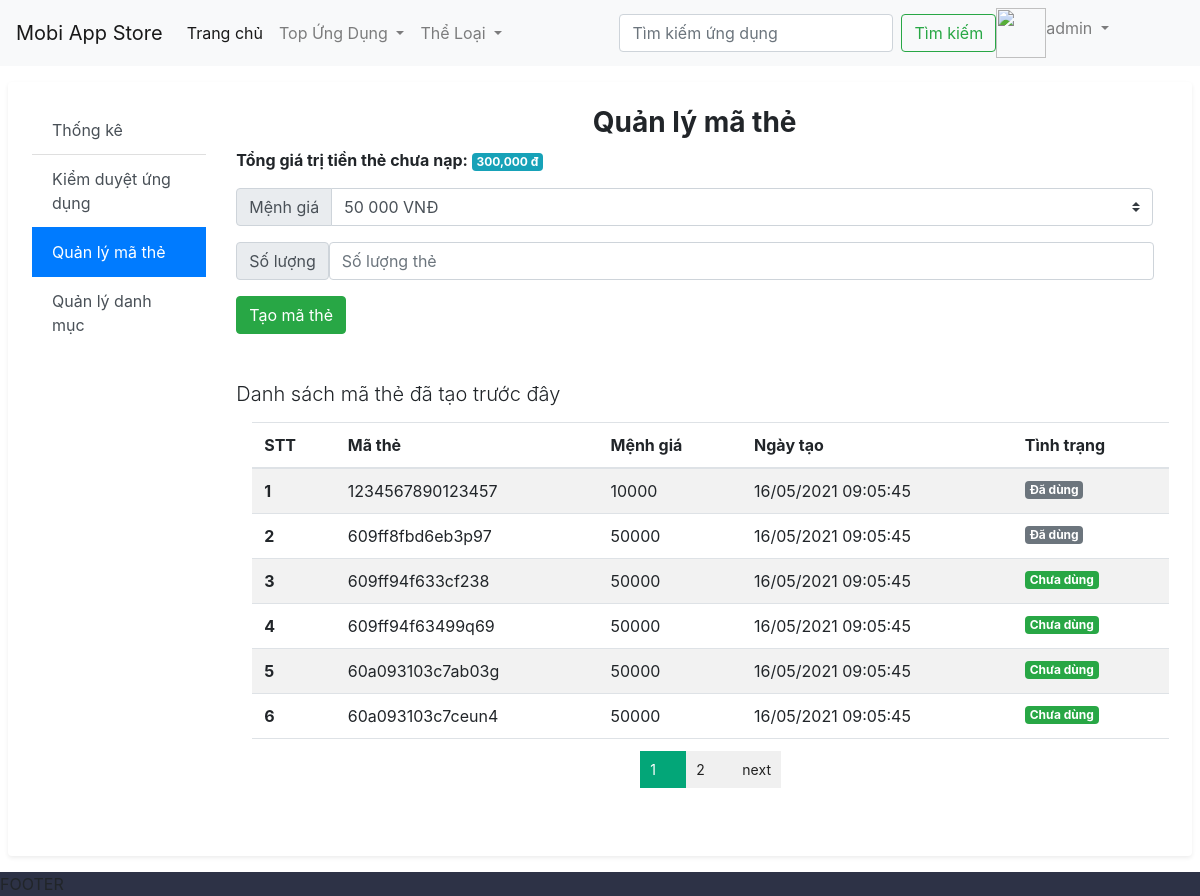
Screenshot of /admin/money-card.php (signed in) with the database file from the repository.
### tables this page shows
CREATE TABLE `cards` (
  `id` int(11) NOT NULL,
  `seri_number` varchar(16) NOT NULL,
  `denomination` mediumint(9) NOT NULL COMMENT 'Mệnh giá: 50k -> 500k',
  `used` tinyint(1) NOT NULL DEFAULT '0',
  `created_time` datetime NOT NULL DEFAULT CURRENT_TIMESTAMP
);

### admin/money-card.php (the view, shortened to what this page needs)
<?php
$pdo = Common::getPdo();
$sql = 'SELECT sum(denomination) as sum  FROM cards WHERE used = 0';
$sth = $pdo->prepare($sql, array(PDO::ATTR_CURSOR => PDO::CURSOR_FWDONLY));
$sth->execute();
$red = $sth->fetchAll();
$remainDenomination = $red[0]['sum'];
if (preg_match('/\?/', $_SERVER['REQUEST_URI'])) {
    if (preg_match('/\?page=/', $_SERVER['REQUEST_URI']))
        $pre_href = '?';
    else if (preg_match('/page=/', $_SERVER['REQUEST_URI']))
        $pre_href = substr($_SERVER['REQUEST_URI'], 0, strpos($_SERVER['REQUEST_URI'], '&page')) . '&';
    else
        $pre_href = $_SERVER['REQUEST_URI'] . '&';
} else
    $pre_href = '?';
$record_per_page = 6;
$numview = 5;
$page = isset($_GET['page']) ? $_GET['page'] : 1;
$start_from = ($page - 1) * $record_per_page;
$sql_tmp = ' FROM cards ';
$sql = "SELECT * " . $sql_tmp;
$sql .= " order by created_time desc limit {$record_per_page} offset {$start_from}";
$sth = $pdo->prepare($sql, array(PDO::ATTR_CURSOR => PDO::CURSOR_FWDONLY));
$sth->execute();
$cardList = $sth->fetchAll();
$total_rows_sql = "Select count(*) as count " . $sql_tmp;
$total_rows = 0;
$stmt = $pdo->prepare($total_rows_sql);
$stmt->execute();
$stmt->setFetchMode(PDO::FETCH_ASSOC);
while ($val = $stmt->fetch()) {
    $total_rows = $val['count'];
}
?>
<html>
<head>
    <?php require_once __DIR__ . '/../layout/head.php' ?>
    <?php require_once __DIR__ . '/../layout/header.php' ?>
</head>
<body class="naptien">
    <div class="shadow-sm p-2 m-2 bg-white rounded">
        <div class="row m-3">
            <div class="col-2 list-group list-group-flush">
                <a href="./" class="list-group-item list-group-item-action ">Thống kê</a>
                <a href="./app-censorship.php" class="list-group-item list-group-item-action ">Kiểm duyệt ứng dụng</a>
                <a href="#" class="list-group-item list-group-item-action active">Quản lý mã thẻ</a>
                <a href="./category.php" class="list-group-item list-group-item-action ">Quản lý danh mục</a>
            </div>
            <div class="col">
                <h3 class="text-center font-weight-bolder">Quản lý mã thẻ</h3>
                <div class="font-weight-bolder">
                    Tổng giá trị tiền thẻ chưa nạp: <span class="badge badge-info"><?= number_format($remainDenomination, 0, '', ',') ?> <span>đ
                </div>
                <div class="mt-3">
                    <form action="" method="POST">
                        <div class="input-group mb-3">
                            <div class="input-group-prepend">
                                <label class="input-group-text" for="menhgia">Mệnh giá</label>
                            </div>
                            <select class="custom-select" name="menhgia" id="menhgia">
                                <option value="50000" selected>50 000 VNĐ</option>
                            </select>
                        </div>
                        <div class="input-group-prepend">
                            <span class="input-group-text" id="basic-addon1">Số lượng</span>
                            <input type="number" class="form-control" placeholder="Số lượng thẻ" name="cardCount" aria-label="card-count">
                        </div>
                        <button class="btn btn-success mt-3" type="submit">Tạo mã thẻ</button>
                    </form>
                </div>
                <h5 class="font-weight-light mt-5">Danh sách mã thẻ đã tạo trước đây</h5>
                <table class="table table-striped m-3">
                    <thead>
                        <tr>
                            <th scope="col">STT</th>
                            <th scope="col">Mã thẻ</th>
                            <th scope="col">Mệnh giá</th>
                            <th scope="col">Ngày tạo</th>
                            <th scope="col">Tình trạng</th>
                        </tr>
                    </thead>
                    <tbody>
                        <?php
                        $cardIndexUsed = 0;
                        foreach ($cardList as $card) {
                        $cardIndexUsed++;
                        ?>
                            <tr>
                                <th scope="row"><?=$cardIndexUsed + $start_from ?></th>
                                <td><?= $card['seri_number'] ?></td>
                                <td><?= $card['denomination'] ?></td>
                                <td>
                                    <?php
                                    if (isset($card['created_time'])) {
                                        $date = new DateTime($card['created_time']);
                                        echo $date->format('d/m/Y h:m:s');
                                    } else {
                                        $date = new DateTime();
                                        echo $date->format('d/m/Y h:m:s');
                                    }
                                    ?></td>
                                <td><?php
                                    if ($card['used']) {
                                        echo '<span class="badge badge-secondary"> Đã dùng </span>';
                                    } else {
                                        echo '<span class="badge badge-success"> Chưa dùng </span>';
                                    }
                                    ?></td>
                            </tr>
                        <?php } ?>
                    </tbody>
                    <tfoot>
                        <tr>
                            <td colspan="5">
                                <div class="div-pagination">
                                    <ul class="pagination" id="pager">
                                        <p>
                                            <?php
                                            if ($pre_href != '?') {
                                                echo Common::getPagination($pre_href, $page, ceil($total_rows / $record_per_page), $numview);
                                            } else {
                                                echo Common::getPagination('?', $page, ceil($total_rows / $record_per_page), $numview);
                                            }
                                            ?>
                                        </p>
                                    </ul>
                                </div>
                            </td>
                        </tr>
                    </tfoot>
                </table>
            </div>
        </div>
    </div>
</body>
<?php require_once __DIR__ . '/../layout/footer.php' ?>
</html>

### style.css (style rules this page uses)
.div-pagination { position: relative; display: flex; justify-content: center; align-items: center; }

### rows the page displays
cards: start_from "1", seri_number "1234567890123457", denomination "10000", created_time "16/05/2021 09:05:45", used "Đã dùng"
cards: start_from "2", seri_number "609ff8fbd6eb3p97", denomination "50000", created_time "16/05/2021 09:05:45", used "Đã dùng"
cards: start_from "3", seri_number "609ff94f633cf238", denomination "50000", created_time "16/05/2021 09:05:45", used "Chưa dùng"
cards: start_from "4", seri_number "609ff94f63499q69", denomination "50000", created_time "16/05/2021 09:05:45", used "Chưa dùng"
cards: start_from "5", seri_number "60a093103c7ab03g", denomination "50000", created_time "16/05/2021 09:05:45", used "Chưa dùng"
cards: start_from "6", seri_number "60a093103c7ceun4", denomination "50000", created_time "16/05/2021 09:05:45", used "Chưa dùng"

### other values shown
AccountUtility::getFullName() "admin"
$remainDenomination "300,000"
